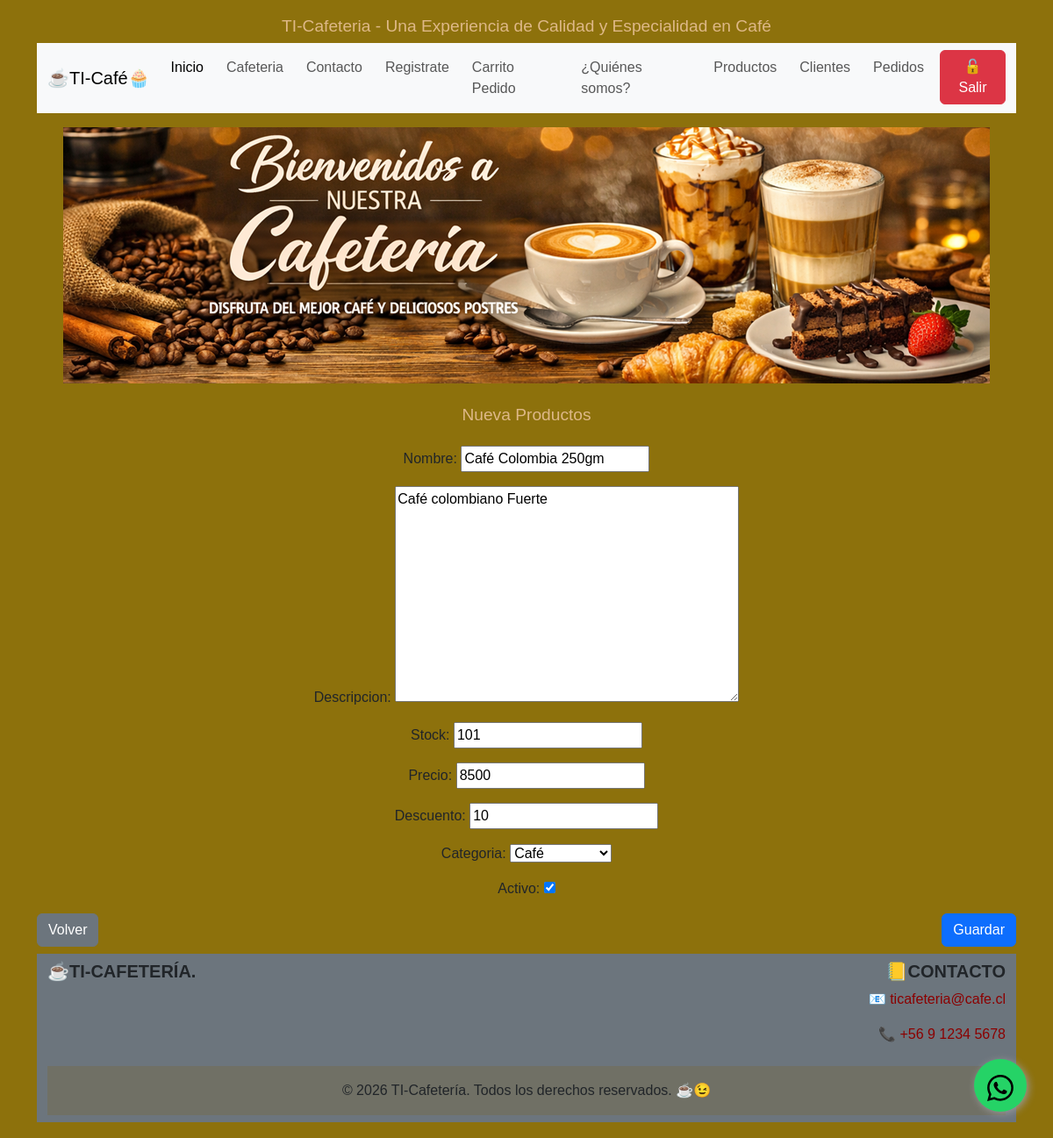
The app's page /editar_producto/1/ (signed in) with its own data.
### ticafe/models.py (models this page shows, shortened)
class Producto(models.Model):
    nombre = models.CharField(max_length=100)
    descripcion = models.TextField()
    stock = models.IntegerField()
    precio = models.IntegerField()
    descuento = models.IntegerField(null=True, blank=True)
    categoria = models.ForeignKey(Categoria, on_delete=models.CASCADE)
    activo = models.BooleanField(default=True)

### ticafe/views.py (the view)
@login_required
def editar_producto(request, producto_id):
    producto = get_object_or_404(Producto, id=producto_id)
    form = ProductoForm(instance=producto)
    if request.method == "POST":
        form = ProductoForm(request.POST, request.FILES, instance=producto)
        if form.is_valid():
            form.save()
            return redirect("productos")
    return render(request, "crud/form.html", {"form": form, "producto": producto})

### ticafe/forms.py
class ProductoForm(forms.ModelForm):
    class Meta:
        model = Producto
        fields = "__all__"

### ticafe/models.py (called while the page is built)
    def __str__(self):
        return self.nombre

### ticafe/templates/crud/form.html (shortened to what this page needs)
{% extends 'base.html' %}
{% block contenido %}
<div class="container mt4">
    <h2 class="mb-4 mt-4">
        {% if form.instance.id_producto %}
        Editar Productos
        {% else %}
        Nueva Productos
        {% endif %}
    </h2>
</div>
<form method="post">
    {% for campo in form %}
    <div class="mb-3">
        {{ campo.label_tag }}
        {{ campo }}
    </div>
    {% endfor %}
    <div class="d-flex justify-content-between">
        <a href="{% url 'productos' %}" class="btn btn-secondary">Volver</a>
        <button type="submit" class="btn btn-primary">Guardar</button>
    </div>
</form>
{% endblock %}

### ticafe/static/css/estilos.css (style rules this page uses)
body { font-family: Verdana, Geneva, Tahoma, sans-serif; margin: 18px; background-color: rgb(141, 113, 12); }
h2 { color: burlywood; font-size: larger; text-align: center; }

### records on screen
Producto: form "Café Colombia 250gm" "Café colombiano Fuerte" "101" "8500" "10" "Café" "☑"

### other values on screen
{{ campo.label_tag }} "Nombre:" "Descripcion:" "Stock:" "Precio:" "Descuento:" "Categoria:" "Activo:"
